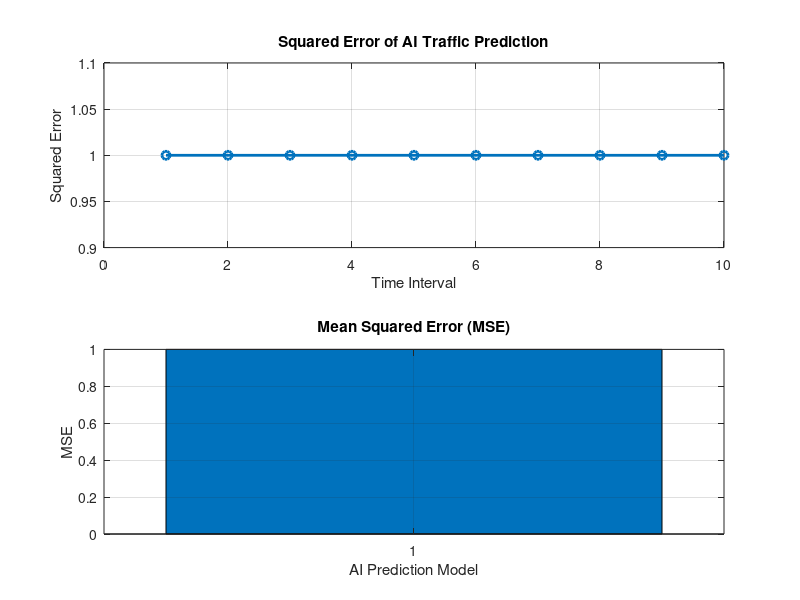

This figure's MATLAB source:
clc;
clear;
close all;
% Time intervals
t = 1:10;
% Actual and Predicted Traffic (Mbps)
Actual = [50 55 60 62 68 70 75 80 85 90];
Predicted = [49 54 61 63 67 71 74 81 84 89];
% Squared Error
SqError = (Actual - Predicted).^2;
% Mean Squared Error
MSE = mean(SqError);
disp(['Mean Squared Error (MSE) = ', num2str(MSE)])
figure
% -------- Graph 1 --------
subplot(2,1,1)
plot(t,SqError,'-o','LineWidth',2)
title('Squared Error of AI Traffic Prediction')
xlabel('Time Interval')
ylabel('Squared Error')
grid on
% -------- Graph 2 --------
subplot(2,1,2)
bar([MSE])
title('Mean Squared Error (MSE)')
xlabel('AI Prediction Model')
ylabel('MSE')
grid on
